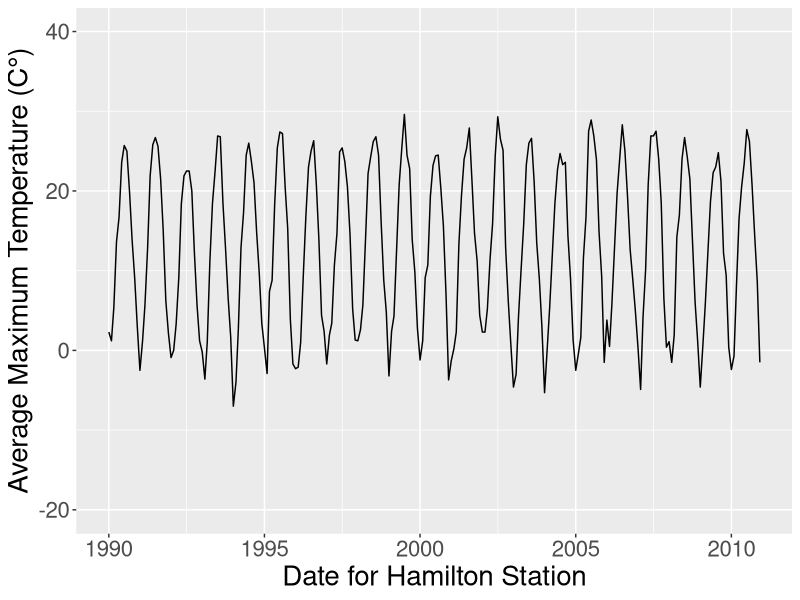
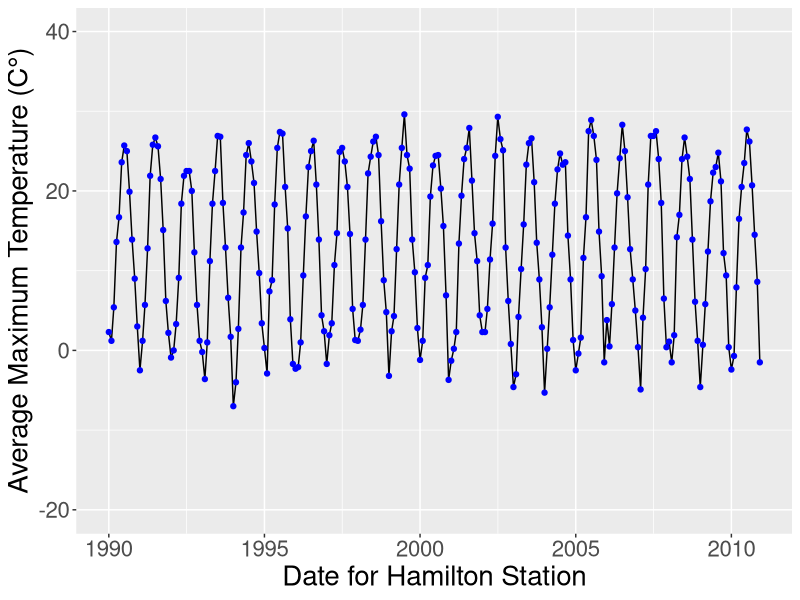
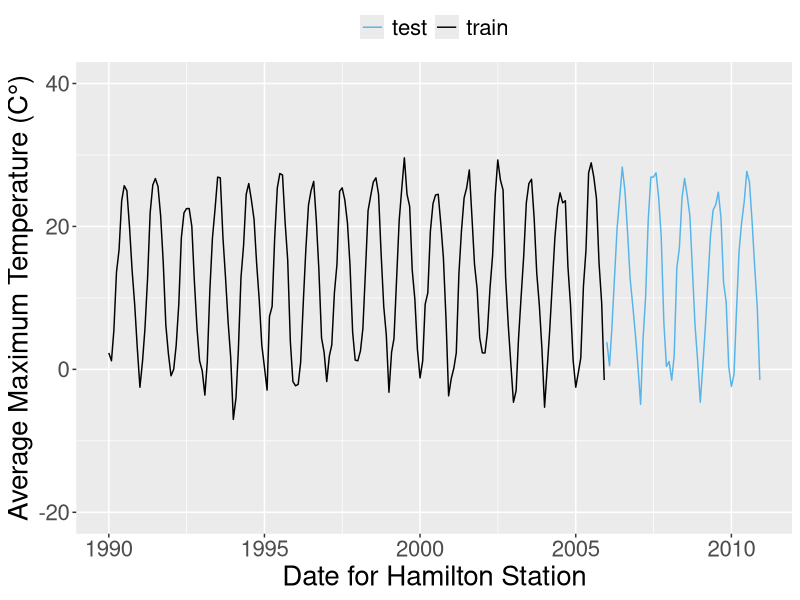
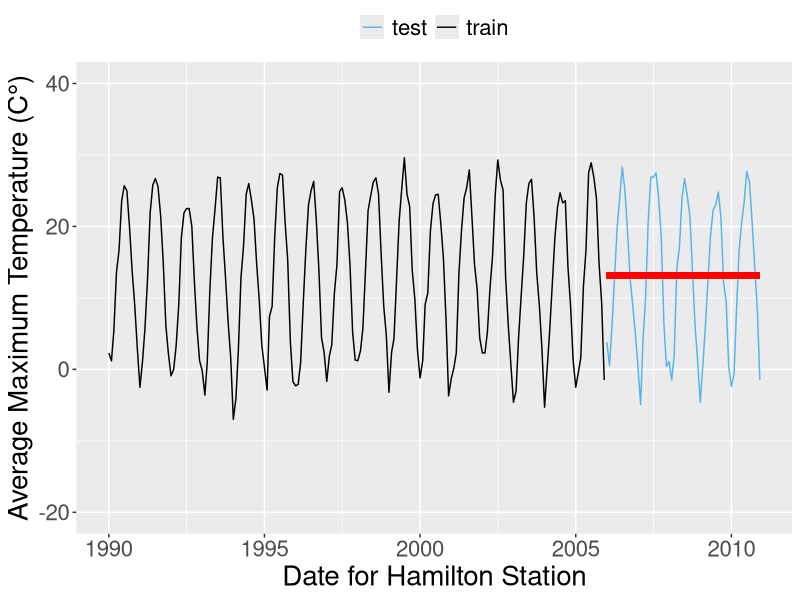
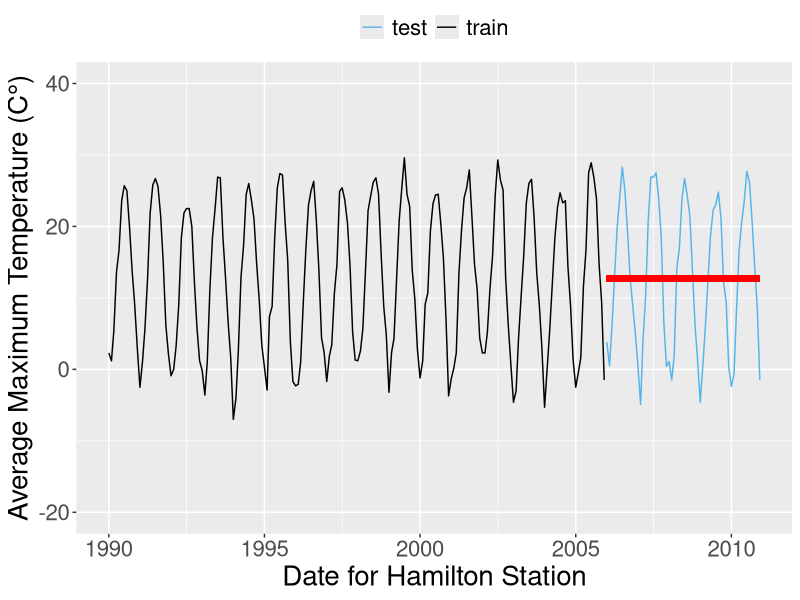
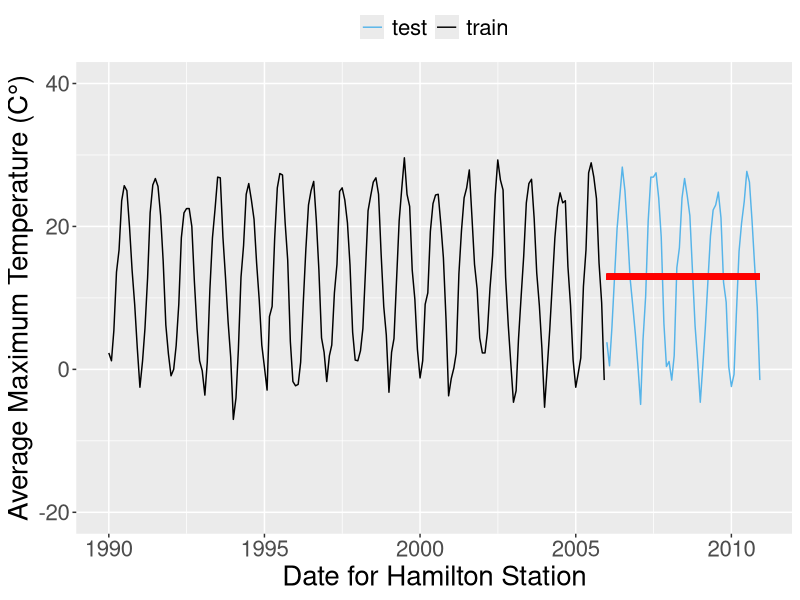
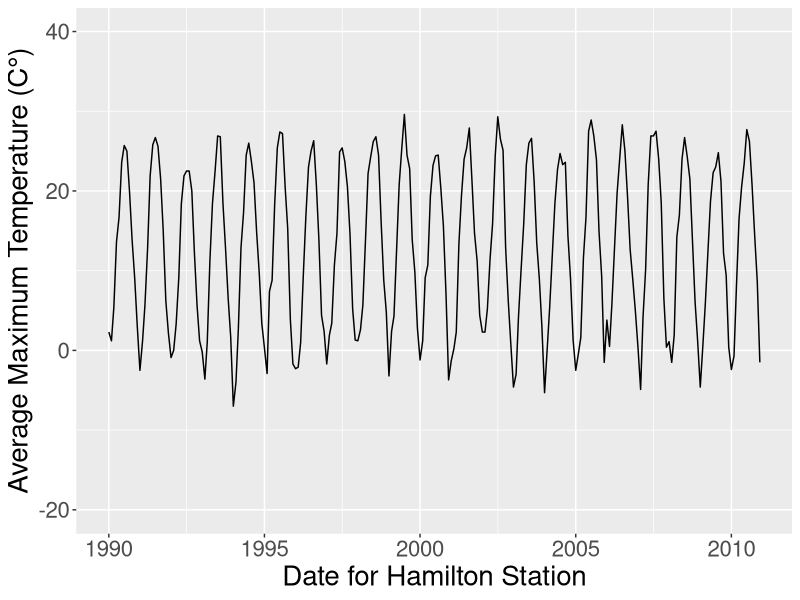
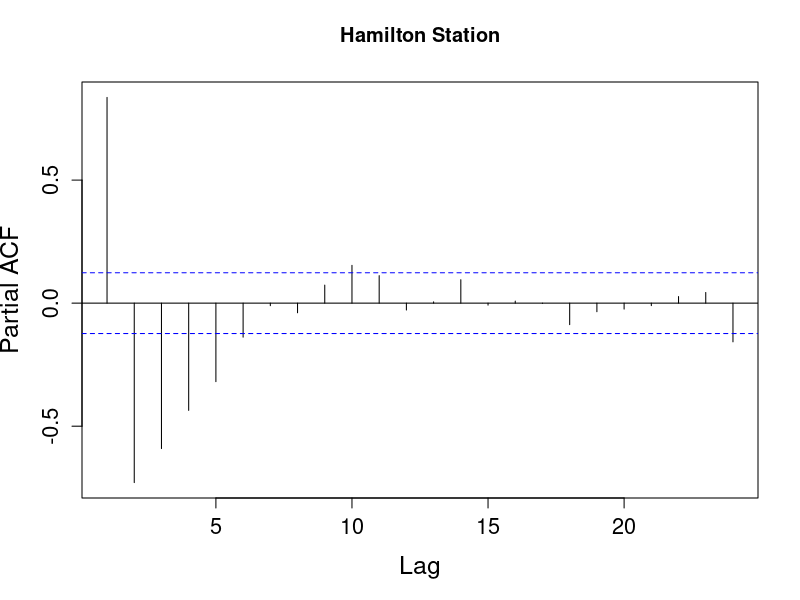

Source code (R) for these figures, in order:
## ---- chunk 1
library(tidyverse) ## data manipulation
library(forecast) ## time series analyses
## ---- chunk 2
## read data
station <- read.csv("data//climateStation.csv")
station[,"Date.Time"]<- paste0(station[,"Date.Time"], "-01") ## attach first day of the month 

## date manipulations
station[,"Date.Time"] <- as.character(station[,"Date.Time"]) %>% as.Date(., "%Y-%m-%d")
station[,"Year"] <- format(station[,"Date.Time"], "%Y")
station[,"Month"] <- format(station[,"Date.Time"], "%m")


## ---- chunk 3

### plot data
ggplot(station, aes(x=Date.Time, y= TempMax)) + geom_line() + ylim(-20,40) + xlab("Date for Hamilton Station") + ylab("Average Maximum Temperature (C°)") + theme(text = element_text(size=20))

## show months
ggplot(station, aes(x=Date.Time, y= TempMax)) + geom_line() + ylim(-20,40) + xlab("Date for Hamilton Station") + ylab("Average Maximum Temperature (C°)") + geom_point(col="blue") + theme(text = element_text(size=20))

## separate into testing and training
station[,"DataTest"] <- ifelse(station$Year < 2006, "train", "test")

## Identify testing vs training dataset
ggplot(station, aes(x=Date.Time, y= TempMax, col=DataTest)) + geom_line() + ylim(-20,40) + xlab("Date for Hamilton Station") + ylab("Average Maximum Temperature (C°)") +  scale_colour_manual(values=c("#56B4E9","black")) + theme(text = element_text(size=20),  legend.position = "top", legend.direction = "horizontal", legend.title = element_blank())
## ---- chunk 4
## select training data
train <- subset(station, DataTest == "train")
test <- subset(station, DataTest == "test")

## load function for RMSE evaluation
RMSE = function(m, o){
  sqrt(mean((m - o)^2))
}


## Naive prediction
max(train$Year)
yrAvg <- train %>%  group_by(Year) %>%  summarize(avg=mean(TempMax)) %>%  filter(Year==2005)

ggplot(station, aes(x=Date.Time, y= TempMax, col=DataTest)) + geom_line() + ylim(-20,40) + xlab("Date for Hamilton Station") + ylab("Average Maximum Temperature (C°)") +  scale_colour_manual(values=c("#56B4E9","black")) + theme(text = element_text(size=20),  legend.position = "top", legend.direction = "horizontal", legend.title = element_blank()) +
  geom_segment(aes(x=test[1,"Date.Time"], y=13.1, xend=test[60,"Date.Time"], yend=13.1), color="red", lwd=2)

## Evaluate
RMSE(test$TempMax, 13.1)


## Simple Average
mean(train$TempMax)

ggplot(station, aes(x=Date.Time, y= TempMax, col=DataTest)) + geom_line() + ylim(-20,40) + xlab("Date for Hamilton Station") + ylab("Average Maximum Temperature (C°)") +  scale_colour_manual(values=c("#56B4E9","black")) + theme(text = element_text(size=20),  legend.position = "top", legend.direction = "horizontal", legend.title = element_blank()) +
  geom_segment(aes(x=test[1,"Date.Time"], y=12.75, xend=test[60,"Date.Time"], yend=12.75), color="red", lwd=2)

## Evaluate
RMSE(test$TempMax, 12.75)

## Select average
mean(train[train$Year>2000, "TempMax"])

ggplot(station, aes(x=Date.Time, y= TempMax, col=DataTest)) + geom_line() + ylim(-20,40) + xlab("Date for Hamilton Station") + ylab("Average Maximum Temperature (C°)") +  scale_colour_manual(values=c("#56B4E9","black")) + theme(text = element_text(size=20),  legend.position = "top", legend.direction = "horizontal", legend.title = element_blank()) +
  geom_segment(aes(x=test[1,"Date.Time"], y=12.94, xend=test[60,"Date.Time"], yend=12.94), color="red", lwd=2)

## Evaluate
RMSE(test$TempMax, 12.94)
## ---- chunk 5

ggplot(station, aes(x=Date.Time, y= TempMax)) + geom_line() + ylim(-20,40) + xlab("Date for Hamilton Station") + ylab("Average Maximum Temperature (C°)") +  scale_colour_manual(values=c("#56B4E9","black")) + theme(text = element_text(size=20),  legend.position = "top", legend.direction = "horizontal", legend.title = element_blank()) 

pacf(station$TempMax, main="Hamilton Station", ylab="Partial ACF", cex.lab=1.5, cex.axis=1.3)

## ---- chunk 6

### AR model first
ar <- arima(station$TempMax, order=c(1,0,0))
summary(ar)

## plot model fits
arfit <- station$TempMax - residuals(ar)
ggplot(station, aes(x=Date.Time, y= TempMax)) + geom_line() + ylim(-20,40) + xlab("Date for Hamilton Station") + ylab("Average Maximum Temperature (C°)") +  scale_colour_manual(values=c("#56B4E9","black")) + theme(text = element_text(size=20),  legend.position = "top", legend.direction = "horizontal", legend.title = element_blank()) +
  geom_line(aes(x=Date.Time, y= arfit), col="Red")

## Forecast using AR
artrain <- arima(train$TempMax, order=c(1,0,0))
predictAR <- predict(artrain, n.ahead=60)

## extract vector
predData <- data.frame(Date.Time= test$Date.Time, TempMax=as.vector(predictAR$pred), error = as.vector(predictAR$se))

## plot forecast
ggplot(station, aes(x=Date.Time, y= TempMax)) + geom_line() + ylim(-20,40) + xlab("Date for Hamilton Station") + ylab("Average Maximum Temperature (C°)") +  scale_colour_manual(values=c("#56B4E9","black")) + theme(text = element_text(size=20),  legend.position = "top", legend.direction = "horizontal", legend.title = element_blank()) +
  geom_line( data = predData,  aes(x=Date.Time, y=TempMax), col="Red") + geom_ribbon(data = predData,  aes(x=Date.Time, ymin=TempMax-error, ymax=TempMax+error), alpha=0.2)

## Evaluate
RMSE(test$TempMax, predData$TempMax)

### Fit a MA model
ma <- arima(station$TempMax, order=c(0,0,1))
summary(ma)

## Plot MA model
mafit <- station$TempMax - residuals(ma)
ggplot(station, aes(x=Date.Time, y= TempMax)) + geom_line() + ylim(-20,40) + xlab("Date for Hamilton Station") + ylab("Average Maximum Temperature (C°)") +  scale_colour_manual(values=c("#56B4E9","black")) + theme(text = element_text(size=20),  legend.position = "top", legend.direction = "horizontal", legend.title = element_blank()) +
  geom_line(aes(x=Date.Time, y= mafit), col="Red")

## Forecast using MA
matrain <- arima(train$TempMax, order=c(0,0,1))
predictMA <- predict(matrain, n.ahead=60)

## extract vector
predData <- data.frame(Date.Time= test$Date.Time, TempMax=as.vector(predictMA$pred), error = as.vector(predictMA$se))

## plot forecast
ggplot(station, aes(x=Date.Time, y= TempMax)) + geom_line() + ylim(-20,40) + xlab("Date for Hamilton Station") + ylab("Average Maximum Temperature (C°)") +  scale_colour_manual(values=c("#56B4E9","black")) + theme(text = element_text(size=20),  legend.position = "top", legend.direction = "horizontal", legend.title = element_blank()) +
  geom_line( data = predData,  aes(x=Date.Time, y=TempMax), col="Red") + geom_ribbon(data = predData,  aes(x=Date.Time, ymin=TempMax-error, ymax=TempMax+error), alpha=0.2)

## Evaluate
RMSE(test$TempMax, predData$TempMax)

### Choosing between the best model
cor(arfit, mafit) ## similar

## Check AIC
AIC(ar) ## AR
AIC(ma) ## MA

## Is the AIC of AR better?
AIC(ar) < AIC(ma) 


## Is the BIC of AR better?
BIC(ar) < BIC(ma) 
## ---- chunk 7
### First remove stationarity

### Generate Random data
set.seed(0)
timeseries=arima.sim(list(order = c(1,1,2), ma=c(0.32,0.47), ar=0.8), n = 50)+50
newdata <- data.frame(time=1:length(timeseries), rh = timeseries)

## plot data
ggplot(newdata, aes(x=time, y= rh)) + geom_line() + ylim(0,80) + xlab("Date of experiment") + ylab("Average daily humidity")+ theme(text = element_text(size=20),  legend.position = "top", legend.direction = "horizontal", legend.title = element_blank())

## Plot ACF
acf(newdata$rh)

## Generate 1st difference
diffdata <- data.frame(time= 1:(length(timeseries)-1), rh=diff(newdata$rh))

## Calculate difference of data
ggplot(diffdata, aes(x=time, y= rh)) + geom_line() + ylim(-10,10) + xlab("Date of experiment") + ylab("Average daily humidity")+ theme(text = element_text(size=20),  legend.position = "top", legend.direction = "horizontal", legend.title = element_blank())

## Plot ACF
acf(diffdata$rh) ## cuts off after lag 3, using a moving average of 3

## 1st order seems acceptable

## Plot PACF
pacf(diffdata$rh) ## cuts off after lag 1, using a autoregression of 1

## ARIMA(1,1,3) & ARIMA(1,2,3)
train <- newdata[1:40,] ## create new training dataset
test <- newdata[41:50,] ## create new testing dataset


arima1 <- arima(train$rh, order=c(1,1,3))
arima2 <- arima(train$rh, order=c(1,2,3))

arima1
arima2

predAR1 <- data.frame(time=40:50, rh=predict(arima1, 11))
predAR2 <- data.frame(time=40:50, rh=predict(arima2, 11))

## Plot forecasts

ggplot(train, aes(x=time, y= rh)) + geom_line(lwd=2) + ylim(0,80) + xlab("Date of experiment") + ylab("Average daily humidity")+ theme(text = element_text(size=20),  legend.position = "top", legend.direction = "horizontal", legend.title = element_blank()) + xlim(0,51) + geom_point(data=test, aes(x=time, y=rh), cex=2)+
  geom_line(data=predAR1, aes(x=time, y=rh.pred), color="orange", lwd=2)+
  geom_line(data=predAR2, aes(x=time, y=rh.pred), color="blue", lwd=2)
  



